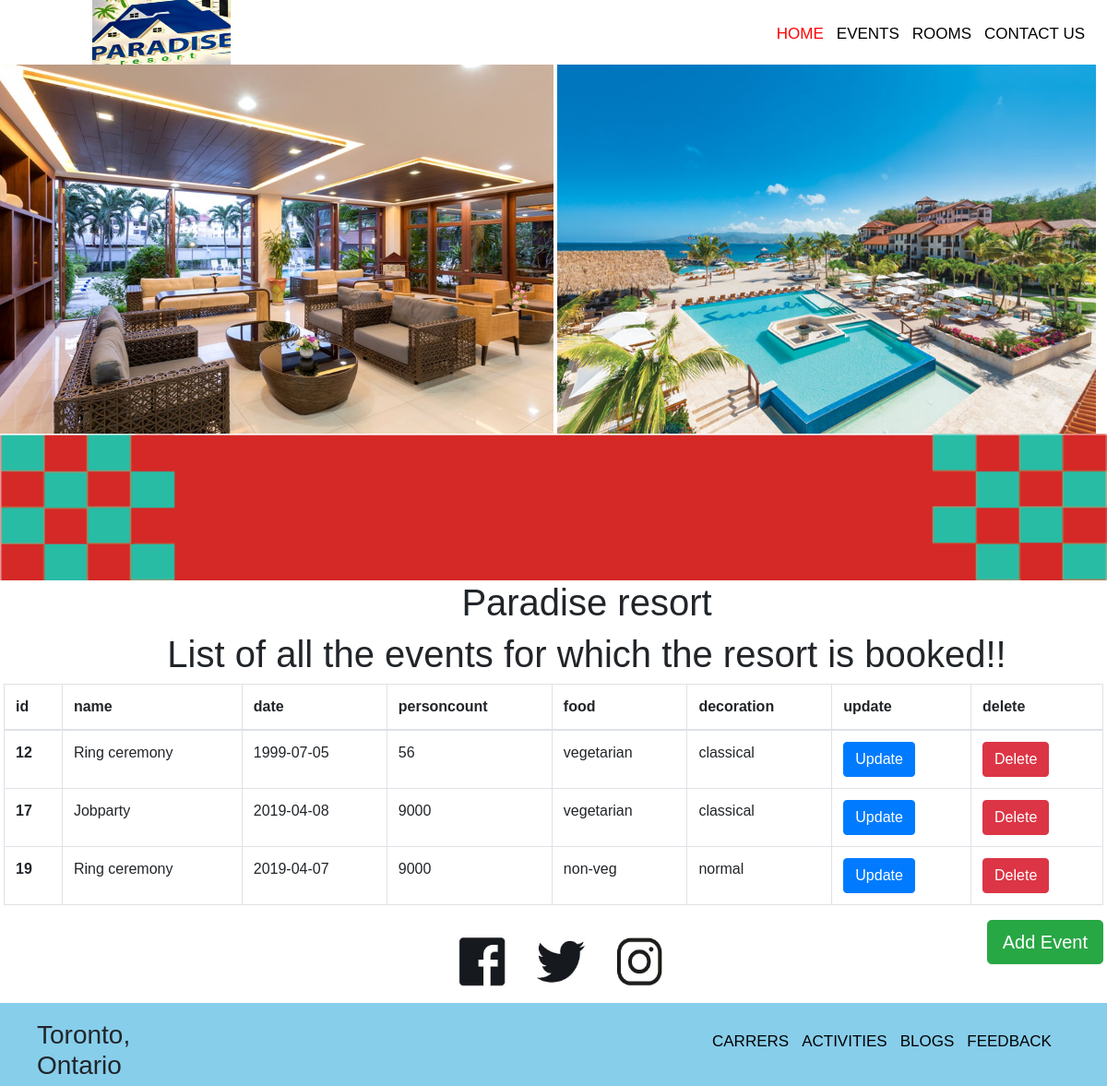
The app's page /admins/events1.php (signed in) with its own data.
### tables this page shows
CREATE TABLE `events` (
  `id` int(11) NOT NULL,
  `name` varchar(255) NOT NULL,
  `date` date NOT NULL,
  `personcount` int(11) NOT NULL,
  `food` varchar(255) NOT NULL,
  `decoration` varchar(255) NOT NULL
);

### admins/Event.php (called while the page is built, shortened)
<?php
class Event
{
    private $dbcon;
    public function __construct($dbcon)
    {
        $this->dbcon = $dbcon;
    }
    public function listEvents()
    {
        $sql = "SELECT * FROM events";
        $pdostm = $this->dbcon->prepare($sql);
        $pdostm->execute();
        $events = $pdostm->fetchAll(PDO::FETCH_ASSOC);
        return $events;
    }
}

### admins/events1.php (the view, shortened to what this page needs)
<?php
include 'header4.php';
?>
<?php
require_once 'Database.php';
require_once 'Event.php';
$dbcon = Database::getDb();
$s = new Event($dbcon);
$events = $s->listEvents();
?>
    <main id="main_content">
        <img id ="room" src="../images/PROJECT_TASKLIST4/home.jpg" alt="image for restaurant home page" />
        <img id="home" src="../images/PROJECT_TASKLIST4/sandals-grenada-pool.jpg" alt="image of reataurant background " />
        <div id="qoute">
            <img id="pattern" src="../images/PROJECT_TASKLIST4/background.png" width="1410" alt="image of a pattern"/>
        </div>
        <div >
            <p class="h1 text-center">Paradise resort</p>
            <p class="h1 text-center">List of all the events for which the resort is booked!!</p>
            <div class="m-1">
                <table class="table table-bordered tbl">
                    <thead>
                    <tr>
                        <th scope="col">id</th>
                        <th scope="col">name</th>
                        <th scope="col">date</th>
                        <th scope="col">personcount</th>
                        <th scope="col">food</th>
                        <th scope="col">decoration</th>
                        <th scope="col">update</th>
                        <th scope="col">delete</th>
                    </tr>
                    </thead>
                    <?php foreach ($events as $event) { ?>
                        <tr>
                            <th><?= $event['id'] ?></th>
                            <td><?= $event['name'] ?></td>
                            <td><?= $event['date'] ?></td>
                            <td><?= $event['personcount'] ?></td>
                            <td><?= $event['food'] ?></td>
                            <td><?= $event['decoration'] ?></td>
                            <td>
                                <form action="updateEvent.php" method="post">
                                    <input type="submit" class="button btn btn-primary" name="updateEvent" value="Update"/>
                                </form>
                            </td>
                            <td>
                                <form action="deleteEvent.php" method="post">
                                    <input type="submit" class="button btn btn-danger" name="deleteEvent" value="Delete"/>
                                </form>
                            </td>
                        </tr>
                    <?php } ?>
                </table>
                <a href="addEvent.php" id="btn_addEvent" class="btn btn-success btn-lg float-right">Add Event</a>
            </div>
    </main>
    <section id="contact">
        <img class="c_img" src="../images/PROJECT_TASKLIST4/1958364874dbd3456967a9ba6c753945.jpg" height="100" alt="images of logo of facebook,twiteer and instagram">
    </section>
<?php
include 'footerAdmin.php';
?>

### styles/main.css (style rules this page uses)
html { box-sizing: border-box; }
*, *::before, *::after { box-sizing: inherit; margin: 0; padding: 0; font-family: 'Libel Suit', sans-serif; }
body, html { height: 100%; margin: 0; font-family: Arial, Helvetica, sans-serif; }
#room { height:400px; width: 50%; margin-right:0; padding-right: 0; }
#home { height:400px; max-width: 50%; margin:0; padding: 0; }
.c_img { position: relative; height: 90px; width: 250px; left:40%; }
#pattern { display: inline-block; width:100%; }

### styles/header.css (style rules this page uses)
html { box-sizing: border-box; }
*, *::before, *::after { box-sizing: inherit; margin: 0; padding: 0; font-family: 'Libel Suit', sans-serif; }

### stylesheets/home.css (style rules this page uses)
html { box-sizing: border-box; }
*, *::before, *::after { box-sizing: inherit; margin: 0; padding: 0; font-family: 'Libel Suit', sans-serif; }
#room { height:400px; width: 50%; margin-right:0; padding-right: 0; }
#home { height:400px; max-width: 50%; margin:0; padding: 0; }
.h1 { margin-left:6%; text-align: center; color:green; }
.c_img { position: relative; height: 90px; width: 250px; left:40%; }
#pattern { display: inline-block; width:100%; }
body, html { height: 100%; margin: 0; font-family: Arial, Helvetica, sans-serif; }

### records on screen
events: id "12", name "Ring ceremony", date "1999-07-05", personcount "56", food "vegetarian", decoration "classical"
events: id "17", name "Jobparty", date "2019-04-08", personcount "9000", food "vegetarian", decoration "classical"
events: id "19", name "Ring ceremony", date "2019-04-07", personcount "9000", food "non-veg", decoration "normal"
